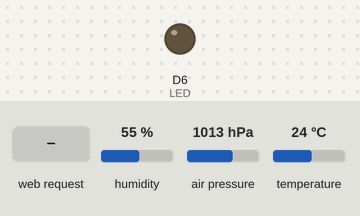
Recording of a program running on a simulated ESP8266 (NodeMCU). On the bench: output pins drawn as LEDs (lit = HIGH). The inputs (shaded band) are chosen by the test bench; at power-on: humidity 55 %, air pressure 1013 hPa, temperature 24 °C. WiFi joins after 1.5 s; servers stay silent unless stated; what the program prints to the serial monitor is not drawn.

Above: at 2.7 s.
2.8 s: HTTP request GET /readADC received
At 6.0 s:
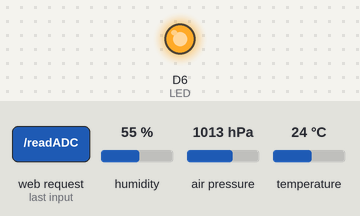
Timing chart, 0 to 7.5 s (numbered marks = the images above; inputs shaded):
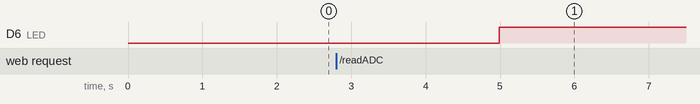

Measured:
- after the input at 2.8 s, D6 (LED): LOW → HIGH after 2.2 s

The program:

main.cpp
```cpp
#include <Arduino.h>
#include <DHT.h>
#include <ESP8266HTTPClient.h>
#include <ESP8266WebServer.h>
#include <ESP8266WiFi.h>
#include <FirebaseArduino.h>
#include <SFE_BMP180.h>
#include <WiFiClient.h>
#include <Wire.h>

#include "index.h" //Our HTML dashboard page

#define LED D6
#define DHTPIN D3
#define DHTTYPE DHT11
#define ALTITUDE 624 // Your Altitude in meters search in google

// Firebase
#define FIREBASE_HOST "weatherapp-1ae5b-default-rtdb.firebaseio.com"
#define FIREBASE_AUTH "JnOlO9ozkVM1Dycog3mFDRMI4iTOMIuByUOGqVZ4"

SFE_BMP180 pressure;

DHT dht(DHTPIN, DHTTYPE);

// SSID and Password of your WiFi router
const char *ssid = "p";
const char *password = "8karakter";

ESP8266WebServer server(80); // Server on port 80

void handleRoot() {
  server.send(200, "text/html", MAIN_page); // Send web page
}

float h, t;
const int rain = A0;

void handleADC() {
  char status;
  double T, P, p0, a;
  double Tdeg, Tfar, phg, pmb;

  status = pressure.startTemperature();
  if (status != 0) {
    // Wait for the measurement to complete:
    delay(status);
    status = pressure.getTemperature(T);
    if (status != 0) {
      // Print out the measurement:
      Serial.print("Temperature (bmp180): ");
      Serial.print(T, 2);
      Tdeg = T;
      Serial.print(" °C, ");
      Tfar = (9.0 / 5.0) * Tdeg + 32.0;
      Serial.print(Tfar * Tdeg + 32.0, 2);
      Serial.println(" °F");

      status = pressure.startPressure(3);
      if (status != 0) {
        // Wait for the measurement to complete:
        delay(status);
        status = pressure.getPressure(P, T);
        if (status != 0) {
          // Print out the measurement:
          Serial.print("Absolute pressure: ");
          Serial.print(P, 2);
          pmb = P;
          Serial.print(" mb, ");
          phg = pmb * 0.0295333727;
          Serial.print(phg, 2);
          Serial.println(" inHg");

          p0 = pressure.sealevel(P, ALTITUDE);
          Serial.print("Relative (sea-level) pressure: ");
          Serial.print(p0, 2);
          Serial.print(" mb, ");
          Serial.print(p0 * 0.0295333727, 2);
          Serial.println(" inHg");

          a = pressure.altitude(P, p0);
          Serial.print("Computed altitude: ");
          Serial.print(a, 0);
          Serial.print(" meters, ");
          Serial.print(a * 3.28084, 0);
          Serial.println(" feet");
        } else
          Serial.println("error retrieving pressure measurement\n");
      } else
        Serial.println("error starting pressure measurement\n");
    } else
      Serial.println("error retrieving temperature measurement\n");
  } else
    Serial.println("error starting temperature measurement\n");

  h = dht.readHumidity();
  t = dht.readTemperature();

  Serial.print("Humidity: ");
  Serial.print(h);
  Serial.println("%");
  Serial.print("Temperature: ");
  Serial.print(t);
  Serial.println("°C");

  int rainReading = analogRead(rain);
  Serial.print("Rain: ");
  Serial.println(rainReading);

  // Integer to string conversion sensors
  String firePmb = String(pmb) + String(" mb"); //PMB integer to string conversion
  String firePhg = String(phg) + String(" hg"); //PHG integer to string conversion
  String fireHumid = String(h) + String(" %"); //Humidity integer to string conversion
  String fireTemp = String(t) + String(" °C"); //Temperature integer to string conversion
  String fireRain = String(rainReading); //Rain integer to string conversion

  Serial.println();
  delay(2000);

  // Create JSON data
  String data = "{\"Rain\":\"" + String(rainReading) + "\", \"Pressuremb\":\"" +
                String(pmb) + "\", \"Pressurehg\":\"" + String(phg) +
                "\", \"Temperature\":\"" + String(t) + "\", \"Humidity\":\"" +
                String(h) + "\"}";

  digitalWrite(LED, !digitalRead(LED)); // Toggle LED on data request ajax
  server.send(200, "text/plane", data); // Send ADC value, temperature and
                                        // humidity JSON to client ajax request

  // Send string sensors to path firebase
  Firebase.pushString("/BMP180/Pressure (mb)", firePmb); //setup path to send PMB readings
  Firebase.pushString("/BMP180/Pressure (hg)", firePhg); //setup path to send PHG readings
  Firebase.pushString("/DHT11/Humidity", fireHumid); //setup path to send Humidity readings
  Firebase.pushString("/DHT11/Temperature", fireTemp); //setup path to send Temperature readings
  Firebase.pushString("/RAIN", fireRain); //setup path to send Rain readings
    if (Firebase.failed())
    {
      Serial.print("pushing /logs failed:");
      Serial.println(Firebase.error());
      return;
  }
}

void setup() {
  Serial.begin(9600);
  Serial.println();

  // Dht11 Sensor
  dht.begin();

  if (isnan(h) || isnan(t)) {
    Serial.println("Failed to read from DHT sensor!");
    return;
  }

  // LED
  pinMode(LED, OUTPUT);

  // Rain Sensor
  pinMode(rain, INPUT);

  // BMP180 Sensor
  if (pressure.begin())
    Serial.println("BMP180 init success");
  else {
    Serial.println("BMP180 init fail\n\n");
    while (1)
      ; // Pause forever.
  }

  WiFi.begin(ssid, password); // Connect to your WiFi network
  Serial.println("");

  // Wait for connection
  while (WiFi.status() != WL_CONNECTED) {
    delay(500);
    Serial.print(".");
  }

  // If connection successful show IP address in serial monitor
  Serial.println("");
  Serial.print("Connected to ");
  Serial.println(ssid);
  Serial.print("IP address: ");
  Serial.println(WiFi.localIP()); // IP address assigned to your ESP

  // Firebase
  Firebase.begin(FIREBASE_HOST, FIREBASE_AUTH); // connect to the firebase

  server.on("/", handleRoot); // Which routine to handle at root location. This
                              // is display page
  server.on("/readADC", handleADC); // This page is called by java Script AJAX

  server.begin(); // Start server
  Serial.println("HTTP server started");
}

void loop() {
  server.handleClient(); // Handle client requests
}
```

index.h
```cpp
const char MAIN_page[] PROGMEM = R"=====(
<!DOCTYPE html>
<html>
  <head>
    <title>Live Weather Station Dashboard</title>
    <link
      rel="shortcut icon"
      href="https://img-premium.flaticon.com/png/512/578/578116.png?token=exp=1621482257~hmac=a8f569a485470791b585e0aaf7fdb3bf"
      type="image/png"
    />
    <link
      rel="stylesheet"
      href="https://use.fontawesome.com/releases/v5.15.3/css/all.css"
    />
  </head>
  <style>
    @import url(https://fonts.googleapis.com/css?family=Inter);
    * {
      margin: 0;
      padding: 0;
    }

    body {
      background: #544947;
      font-family: Inter, Arial, sans-serif;
    }

    h2 {
      font-size: 14px;
    }

    .widget {
      box-shadow: 0 40px 10px 5px rgba(0, 0, 0, 0.4);
      margin: 100px auto;
      height: 330px;
      position: relative;
      width: 500px;
    }

    .upper {
      border-radius: 5px 5px 0 0;
      background: #f5f5f5;
      height: 200px;
      padding: 20px;
    }

    .date {
      font-size: 40px;
    }

    .year {
      font-size: 30px;
      color: #c1c1c1;
    }

    .place {
      color: #222;
      font-size: 40px;
    }

    .lower {
      background: #00a8a9;
      border-radius: 0 0 5px 5px;
      font-family: "Inter";
      font-weight: 200;
      height: 130px;
      width: 100%;
    }

    .clock {
      background: #00a8a9;
      border-radius: 100%;
      box-shadow: 0 0 0 15px #f5f5f5, 0 10px 10px 5px rgba(0, 0, 0, 0.3);
      height: 150px;
      position: absolute;
      right: 25px;
      top: -35px;
      width: 150px;
    }

    .hour {
      background: #f5f5f5;
      height: 50px;
      left: 50%;
      position: absolute;
      top: 25px;
      width: 4px;
    }

    .min {
      background: #f5f5f5;
      height: 65px;
      left: 50%;
      position: absolute;
      top: 10px;
      transform: rotate(100deg);
      width: 4px;
    }

    .min,
    .hour {
      border-radius: 5px;
      transform-origin: bottom center;
      transition: all 0.5s linear;
    }

    .infos {
      list-style: none;
    }

    .info {
      color: #fff;
      float: left;
      height: 100%;
      padding-top: 10px;
      text-align: center;
      width: 25%;
    }

    .info span {
      display: inline-block;
      font-size: 35px;
      margin-top: 20px;
    }

    .anim {
      animation: fade 0.8s linear;
    }

    @keyframes fade {
      0% {
        opacity: 0;
      }
      100% {
        opacity: 1;
      }
    }

    a {
      text-align: center;
      text-decoration: none;
      color: white;
      font-size: 15px;
      font-weight: 500;
    }
  </style>
  <body>
    <div class="widget">
      <div class="clock">
        <div class="min" id="min"></div>
        <div class="hour" id="hour"></div>
      </div>
      <div class="upper">
        <div class="date" id="date">Month 00, 0000</div>
        <div class="year">
          <i class="fas fa-thermometer-three-quarters"></i> Temperature
        </div>
        <div class="place update" id="temp">0 &deg;C</div>
      </div>
      <div style="text-align: center">
        <a href="https://rezarinaldi.github.io/">Reza Rinaldi</a>
      </div>
      <div class="lower">
        <ul class="infos">
          <li class="info weather">
            <h2 class="title"><i class="fas fa-wind"></i> PRESSURE (mb)</h2>
            <span class="update" id="pressuremb">0 mb</span>
          </li>
          <li class="info weather">
            <h2 class="title"><i class="fas fa-wind"></i> PRESSURE (hg)</h2>
            <span class="update" id="pressurehg">0 hg</span>
          </li>
          <li class="info wind">
            <h2 class="title"><i class="fas fa-cloud-rain"></i> RAIN</h2>
            <span class="update" id="rain">0</span>
          </li>
          <li class="info humidity">
            <h2 class="title"><i class="fas fa-tint"></i> HUMIDITY</h2>
            <span class="update" id="humidity">0%</span>
          </li>
        </ul>
      </div>
    </div>

    <script>
      setInterval(drawClock, 2000);

      function drawClock() {
        var now = new Date();
        var hour = now.getHours();
        var minute = now.getMinutes();
        var second = now.getSeconds();

        //Date
        var options = { year: "numeric", month: "long", day: "numeric" };
        var today = new Date();
        document.getElementById("date").innerHTML = today.toLocaleDateString(
          "en-US",
          options
        );

        //hour
        var hourAngle = 360 * (hour / 12) + (360 / 12) * (minute / 60);
        var minAngle = 360 * (minute / 60);
        document.getElementById("hour").style.transform =
          "rotate(" + hourAngle + "deg)";
        //minute
        document.getElementById("min").style.transform =
          "rotate(" + minAngle + "deg)";

        //Get Humidity Temperature and Rain Data
        var xhttp = new XMLHttpRequest();
        xhttp.onreadystatechange = function () {
          if (this.readyState == 4 && this.status == 200) {
            var txt = this.responseText;
            var obj = JSON.parse(txt); //Ref: https://www.w3schools.com/js/js_json_parse.asp
            document.getElementById("rain").innerHTML = obj.Rain;
            document.getElementById("temp").innerHTML =
              Math.round(obj.Temperature) + "&deg;C";
            document.getElementById("humidity").innerHTML =
              Math.round(obj.Humidity) + "%";
            document.getElementById("pressuremb").innerHTML =
              Math.round(obj.Pressuremb) + " mb";
            document.getElementById("pressurehg").innerHTML =
              Math.round(obj.Pressurehg) + " hg";
          }
        };
        xhttp.open("GET", "readADC", true); //Handle readADC server on ESP8266
        xhttp.send();
      }
    </script>
  </body>
</html>
)=====";
```
